Frame 1 (no input): blank canvas, image omitted
Frame 60 (no input): blank canvas, image omitted
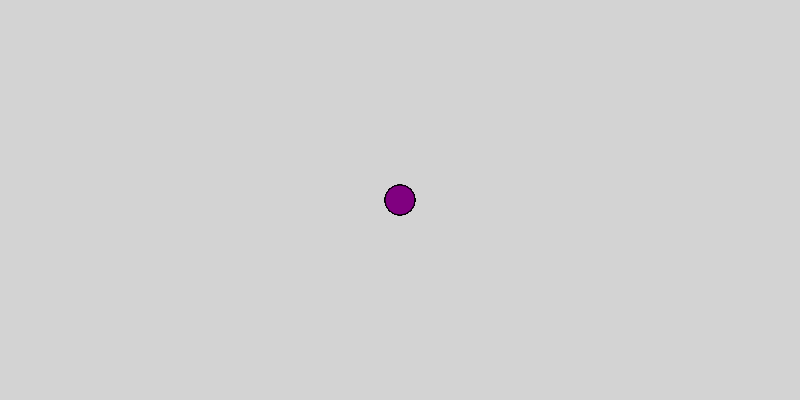
Frame 120 (the mouse pressed at the canvas centre since frame 60)

The p5.js sketch whose frames 1 and 60 were blank and that drew this single picture after the mouse press (run headless with seeded random() and noise() and a simulated clock; from frame 60 on, the mouse is pressed at the canvas centre):

// p5.js sketch
// ── sketch.js
function setup() {
    createCanvas(800, 400);
    background("lightgrey")
  }
  
  function draw() {
    
  
    
    stroke("black") ;
    fill("purple");
    
    if(mouseIsPressed)
   //rect(mouseX,mouseY,10,20);
    circle(mouseX,mouseY,30,20)
    
    
    
    
  }
